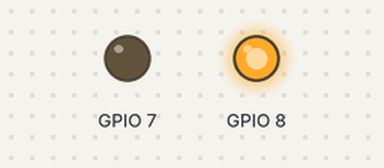
The program below on a simulated Raspberry Pi (BCM pin numbers). Parts: output pins drawn as LEDs (lit = HIGH). What the program prints to the terminal is not drawn. At 6.0 s the program stops and its outputs stay as they are.

Above: at 0.1 s.
At 3.1 s:
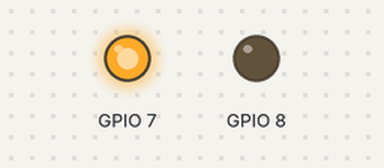
At 6.1 s:
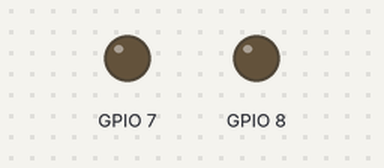
Timing chart, 0 to 7.5 s (numbered marks = the images above):
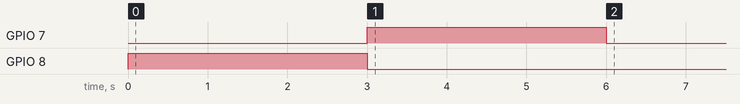

Measured:
- by itself, GPIO 7: LOW → HIGH at 3.0 s, → LOW 3.0 s later
- by itself, GPIO 8: LOW → HIGH at 0.00 s, → LOW 3.0 s later

The program:

gpio_control.py
```python
import gpiod
import time
import signal
import sys
print('''
**********************************************************
********功能:幻尔科技树莓派扩展板，GPIO应用例程*********
**********************************************************
----------------------------------------------------------
Official website:https://www.hiwonder.com
Online mall:https://hiwonder.tmall.com
----------------------------------------------------------
Tips:
 * 按下Ctrl+C可关闭此次程序运行，若失败请多次尝试！
----------------------------------------------------------
''')
chip = gpiod.Chip("gpiochip4")
fanPin1 = chip.get_line(8)
fanPin2 = chip.get_line(7)

fanPin1.request(consumer="pin1", type=gpiod.LINE_REQ_DIR_OUT)
fanPin2.request(consumer="pin2", type=gpiod.LINE_REQ_DIR_OUT)

def set_direction(pin1_value, pin2_value):
    fanPin1.set_value(pin1_value)
    fanPin2.set_value(pin2_value)

def rotate_clockwise():
    set_direction(1, 0)

def rotate_counterclockwise():
    set_direction(0, 1)

def stop_rotation():
    set_direction(0, 0)

def cleanup(signal, frame):
    stop_rotation()
    fanPin1.release()
    fanPin2.release()
    chip.close()
    print("已关闭")
    sys.exit(0)

signal.signal(signal.SIGINT, cleanup)

try:
    rotate_clockwise()
    time.sleep(3)

    rotate_counterclockwise()
    time.sleep(3)

    stop_rotation()

except KeyboardInterrupt:
    cleanup(None, None)
```
